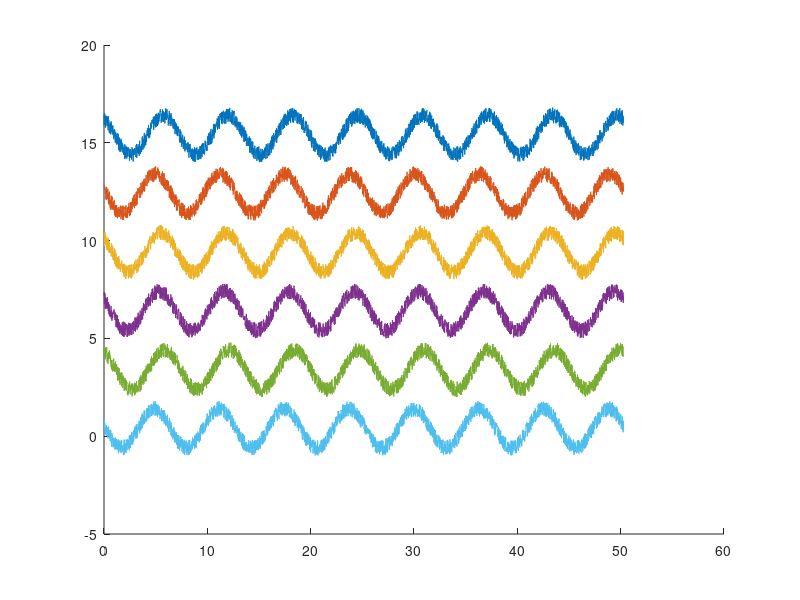

This chart was generated by the following MATLAB code: (Note: this script raises an error after producing the figure.)
clear;
close all;
clc;

t = linspace(0, 16*pi, 3000);
% y1 = sin(t);
% y2 = cos(t);
% y3 = -sin(t);
% y4 = -cos(t);
% y5 = tan(t);
% y6 = -tan(t);
y = @(phi) 0.8*rand(1, length(t)) + cos(t + phi);

r = 2*rand(1, 6);
y1 = 15 + y(r(1));
y2 = 12 + y(r(2));
y3 = 9 + y(r(3));
y4 = 6 + y(r(4));
y5 = 3 + y(r(5));
y6 = y(r(6));

fig = figure(1);
hold on;
ax(1) = plot(t,y1);
ax(2) = plot(t,y2);
ax(3) = plot(t,y3);
ax(4) = plot(t,y4);
ax(5) = plot(t,y5);
ax(6) = plot(t,y6);
hold off;

plotline(ax, 1.5);
plotcolor(ax(1), 'green');
plotcolor(ax(2), 'purple');
plotcolor(ax(3), 'red');
plotcolor(ax(4), 'orange');
plotcolor(ax(5), 'cyan');
plotcolor(ax(6), 'magenta');
plottext(ax, 'title', {'legend1', 'legend2', 'legend3', 'legend4', 'legend5', 'legend6'}, ...
    'Time [$s$]', 'Voltage [$V$]', 'fontsize', 10, 'legendloc', 'northeast');
figsize(fig, 'o'); %try 'm', 'b', 'o'/'r'
xlim([t(1) t(end)]);
% ylim([-1 10]);

%% Save image
% location = "./images/exampleimage"; %folder + filename without extension
% extension = ".png";
% SaveImage(fig, location, extension);

